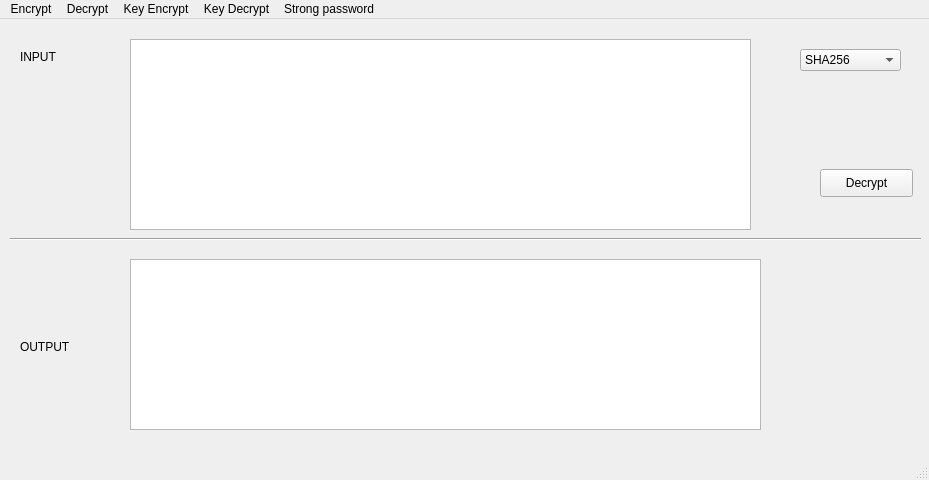
<?xml version="1.0" encoding="UTF-8"?>
<ui version="4.0">
 <class>MainWindow</class>
 <widget class="QMainWindow" name="MainWindow">
  <property name="geometry">
   <rect>
    <x>0</x>
    <y>0</y>
    <width>929</width>
    <height>480</height>
   </rect>
  </property>
  <property name="windowTitle">
   <string>MainWindow</string>
  </property>
  <widget class="QWidget" name="MainWidget">
   <widget class="Line" name="Seprator">
    <property name="geometry">
     <rect>
      <x>10</x>
      <y>210</y>
      <width>911</width>
      <height>20</height>
     </rect>
    </property>
    <property name="orientation">
     <enum>Qt::Horizontal</enum>
    </property>
   </widget>
   <widget class="QLabel" name="InputLabel">
    <property name="geometry">
     <rect>
      <x>20</x>
      <y>30</y>
      <width>55</width>
      <height>16</height>
     </rect>
    </property>
    <property name="text">
     <string>INPUT</string>
    </property>
    <property name="scaledContents">
     <bool>false</bool>
    </property>
    <property name="margin">
     <number>0</number>
    </property>
   </widget>
   <widget class="QTextEdit" name="InputEdit">
    <property name="geometry">
     <rect>
      <x>130</x>
      <y>20</y>
      <width>621</width>
      <height>191</height>
     </rect>
    </property>
   </widget>
   <widget class="QPushButton" name="DecryptBtn">
    <property name="geometry">
     <rect>
      <x>820</x>
      <y>150</y>
      <width>93</width>
      <height>28</height>
     </rect>
    </property>
    <property name="text">
     <string>Decrypt</string>
    </property>
   </widget>
   <widget class="QLabel" name="OutputLabel">
    <property name="geometry">
     <rect>
      <x>20</x>
      <y>320</y>
      <width>55</width>
      <height>16</height>
     </rect>
    </property>
    <property name="text">
     <string>OUTPUT</string>
    </property>
   </widget>
   <widget class="QTextEdit" name="OutputEdit">
    <property name="geometry">
     <rect>
      <x>130</x>
      <y>240</y>
      <width>631</width>
      <height>171</height>
     </rect>
    </property>
   </widget>
   <widget class="QComboBox" name="HashCombo">
    <property name="geometry">
     <rect>
      <x>800</x>
      <y>30</y>
      <width>101</width>
      <height>22</height>
     </rect>
    </property>
    <item>
     <property name="text">
      <string>SHA256</string>
     </property>
    </item>
    <item>
     <property name="text">
      <string>SHA224</string>
     </property>
    </item>
    <item>
     <property name="text">
      <string>SHA512</string>
     </property>
    </item>
    <item>
     <property name="text">
      <string>SHA384</string>
     </property>
    </item>
    <item>
     <property name="text">
      <string>SHA1</string>
     </property>
    </item>
    <item>
     <property name="text">
      <string>SHA3_512</string>
     </property>
    </item>
    <item>
     <property name="text">
      <string>SHA3_384</string>
     </property>
    </item>
    <item>
     <property name="text">
      <string>SHA3_256</string>
     </property>
    </item>
    <item>
     <property name="text">
      <string>SHA3_224</string>
     </property>
    </item>
    <item>
     <property name="text">
      <string>SHAKE256</string>
     </property>
    </item>
    <item>
     <property name="text">
      <string>SHAKE128</string>
     </property>
    </item>
    <item>
     <property name="text">
      <string>SHA512_224</string>
     </property>
    </item>
    <item>
     <property name="text">
      <string>SHA512_256</string>
     </property>
    </item>
    <item>
     <property name="text">
      <string>MD2</string>
     </property>
    </item>
    <item>
     <property name="text">
      <string>MD4</string>
     </property>
    </item>
    <item>
     <property name="text">
      <string>MD5</string>
     </property>
    </item>
    <item>
     <property name="text">
      <string>MD5_SHA1</string>
     </property>
    </item>
    <item>
     <property name="text">
      <string>WHIRLPOOL</string>
     </property>
    </item>
    <item>
     <property name="text">
      <string>RIPEMD_160</string>
     </property>
    </item>
    <item>
     <property name="text">
      <string>BLAKE2S</string>
     </property>
    </item>
    <item>
     <property name="text">
      <string>BLAKE2B</string>
     </property>
    </item>
    <item>
     <property name="text">
      <string>SM3</string>
     </property>
    </item>
    <item>
     <property name="text">
      <string>ADLER32</string>
     </property>
    </item>
    <item>
     <property name="text">
      <string>CR32</string>
     </property>
    </item>
   </widget>
  </widget>
  <widget class="QMenuBar" name="menubar">
   <property name="geometry">
    <rect>
     <x>0</x>
     <y>0</y>
     <width>929</width>
     <height>26</height>
    </rect>
   </property>
   <widget class="QMenu" name="EncryptMenu">
    <property name="title">
     <string>Encrypt</string>
    </property>
   </widget>
   <widget class="QMenu" name="DecryptMenu">
    <property name="title">
     <string>Decrypt</string>
    </property>
   </widget>
   <widget class="QMenu" name="KEncryptMenu">
    <property name="title">
     <string>Key Encrypt</string>
    </property>
   </widget>
   <widget class="QMenu" name="KDecryptMenu">
    <property name="title">
     <string>Key Decrypt</string>
    </property>
   </widget>
   <widget class="QMenu" name="PasswordMenu">
    <property name="title">
     <string>Strong password</string>
    </property>
   </widget>
   <addaction name="EncryptMenu"/>
   <addaction name="DecryptMenu"/>
   <addaction name="KEncryptMenu"/>
   <addaction name="KDecryptMenu"/>
   <addaction name="PasswordMenu"/>
  </widget>
  <widget class="QStatusBar" name="statusbar"/>
 </widget>
 <resources/>
 <connections/>
</ui>
